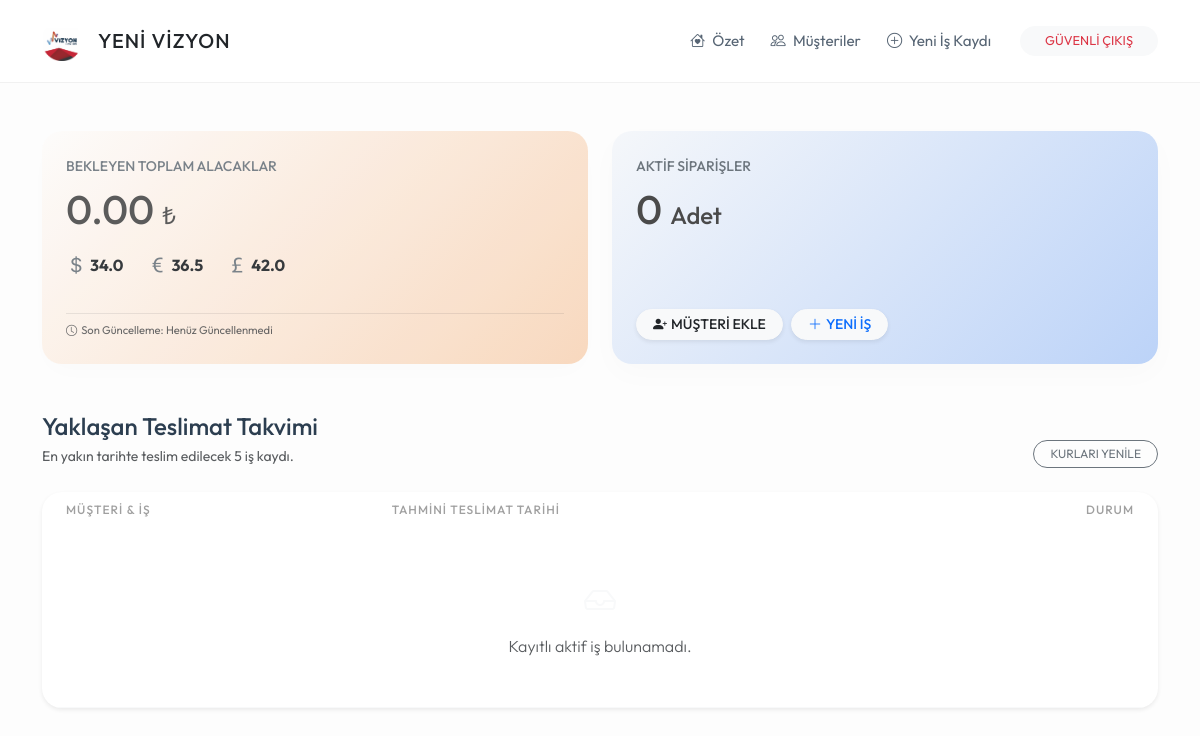
The page / (signed in) on the database as committed earlier.
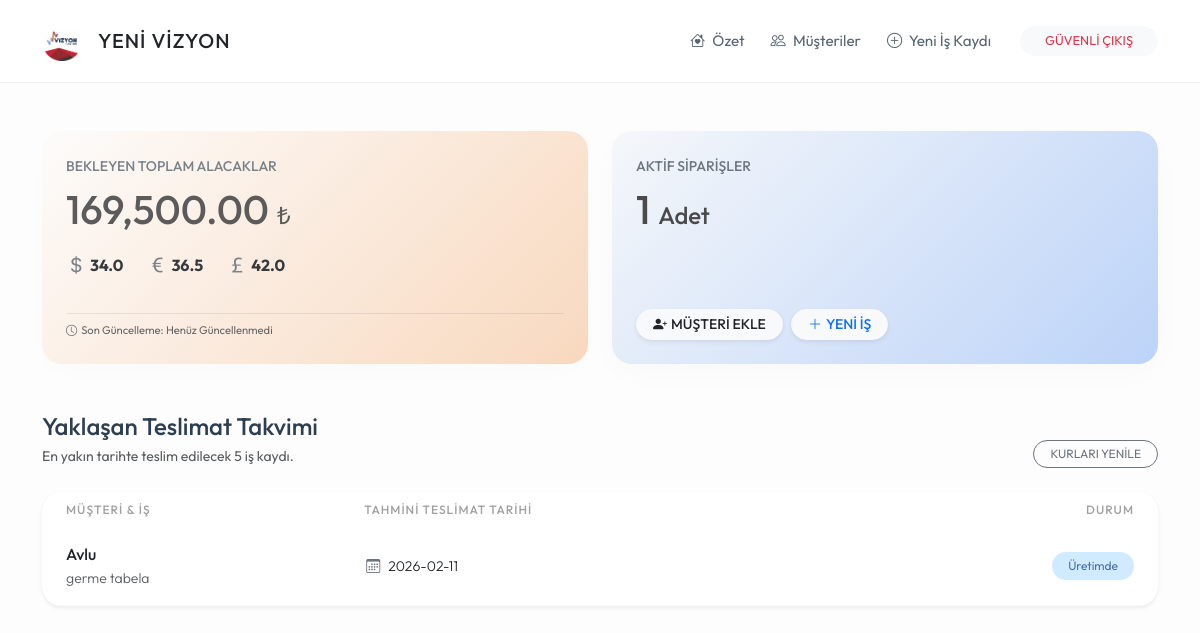
The same page on the database as committed later.
### app.py (models this page shows)
class IsKaydi(db.Model):
    id = db.Column(db.Integer, primary_key=True)
    is_tanimi = db.Column(db.String(200), nullable=False)
    toplam_bedel = db.Column(db.Float, nullable=False, default=0.0)
    para_birimi = db.Column(db.String(5), default='TL')
    teslim_tarihi = db.Column(db.String(20))
    kayit_tarihi = db.Column(db.DateTime, default=datetime.now)
    musteri_id = db.Column(db.Integer, db.ForeignKey('musteri.id'), nullable=False)

class Musteri(db.Model):
    id = db.Column(db.Integer, primary_key=True)
    ad_soyad = db.Column(db.String(100), nullable=False)
    telefon = db.Column(db.String(20))
    isyeri_adi = db.Column(db.String(200))
    isyeri_adresi = db.Column(db.Text)
    durum = db.Column(db.String(20), default='Aktif')
    isler = db.relationship('IsKaydi', backref='sahibi', lazy=True)
    odemeler = db.relationship('Odeme', backref='musteri', lazy=True)

### app.py (the view)
@app.route('/')
def index():
    if 'logged_in' not in session:
        return render_template('giris.html')
    aktif_musteriler = Musteri.query.filter_by(durum='Aktif').all()
    toplam_alacak_tl = 0
    aktif_is_sayisi = 0
    for m in aktif_musteriler:
        aktif_is_sayisi += len(m.isler)
        for i in m.isler:
            kur = GUNCEL_KURLAR.get(i.para_birimi, 1.0)
            toplam_alacak_tl += (i.toplam_bedel * kur)
        for o in m.odemeler:
            kur = GUNCEL_KURLAR.get(o.birim, 1.0)
            toplam_alacak_tl -= (o.tutar * kur)
    tum_yaklasan = IsKaydi.query.filter(IsKaydi.teslim_tarihi != "").order_by(IsKaydi.teslim_tarihi.asc()).all()
    yaklasan_isler = [is_kaydi for is_kaydi in tum_yaklasan if is_kaydi.sahibi.durum == 'Aktif'][:5]
    return render_template('index.html',
                           alacak=round(toplam_alacak_tl, 2),
                           is_sayisi=aktif_is_sayisi,
                           yaklasan_isler=yaklasan_isler,
                           kurlar=GUNCEL_KURLAR)

### templates/index.html (shortened to what the changed rows need)
{% extends "base.html" %}
{% block content %}
<div class="row g-4 mb-5">
    <div class="col-md-6">
        <div class="card card-custom h-100" style="background: linear-gradient(135deg, #fdfcfb 0%, #f8d5b8 100%); opacity: 0.9;">
            <div class="text-uppercase small fw-medium text-secondary mb-2">Bekleyen Toplam Alacaklar</div>
            <div class="h1 mb-3" style="color: #4a4a4a;">{{ "{:,.2f}".format(alacak) }} <span class="fs-4">₺</span></div>
            <div class="d-flex flex-wrap align-items-center text-muted small gap-4 mt-auto">
                <span class="d-flex align-items-center" title="Dolar">
                </span>
                <span class="d-flex align-items-center" title="Euro">
                </span>
                <span class="d-flex align-items-center" title="Sterlin">
                </span>
                <div class="w-100 mt-2 pt-2 border-top border-dark border-opacity-10" style="font-size: 0.7rem;">
                </div>
            </div>
        </div>
    </div>
    <div class="col-md-6">
        <div class="card card-custom h-100" style="background: linear-gradient(135deg, #f5f7fa 0%, #bcd3f8 100%);">
            <div class="text-uppercase small fw-medium text-secondary mb-2">Aktif Siparişler</div>
            <div class="h1 mb-3" style="color: #4a4a4a;">{{ is_sayisi }} <span class="fs-4">Adet</span></div>
            <div class="mt-auto d-flex flex-wrap gap-2">
                <button class="btn btn-sm btn-light text-dark fw-medium shadow-sm rounded-pill px-3" data-bs-toggle="modal" data-bs-target="#hizliMusteriEkleModal">
                </button>
                <a href="/is_ekle" class="btn btn-sm btn-light text-primary fw-medium shadow-sm rounded-pill px-3">
                </a>
            </div>
        </div>
    </div>
</div>
<div class="row">
    <div class="col-12">
        <div class="card card-custom p-0 overflow-hidden shadow-sm border-0">
            <div class="table-responsive">
                <table class="table table-hover align-middle mb-0">
                    <thead>
                        <tr>
                            <th class="ps-4">Müşteri & İş</th>
                            <th>Tahmini Teslimat Tarihi</th>
                            <th class="text-end pe-4">Durum</th>
                        </tr>
                    </thead>
                    <tbody>
                        {% for is in yaklasan_isler %}
                        <tr>
                            <td class="ps-4">
                                <div class="text-dark fw-medium">{{ is.sahibi.ad_soyad }}</div>
                                <div class="small text-muted">{{ is.is_tanimi }}</div>
                            </td>
                            <td>
                                <span class="small">
                                    <i class="bi bi-calendar3 me-2 text-secondary"></i>{{ is.teslim_tarihi }}
                                </span>
                            </td>
                            <td class="text-end pe-4">
                                <span class="badge rounded-pill badge-pastel-blue px-3 py-2" style="font-weight: 400; color: #4a6fa5; background-color: #d0ebff;">
                                    Üretimde
                                </span>
                            </td>
                        </tr>
                        {% endfor %}
                        {% if not yaklasan_isler %}
                        <tr>
                            <td colspan="3" class="text-center py-5 text-muted">
                                <i class="bi bi-inbox fs-2 d-block mb-2 text-light"></i>
                                Kayıtlı aktif iş bulunamadı.
                            </td>
                        </tr>
                        {% endif %}
                    </tbody>
                </table>
            </div>
        </div>
    </div>
</div>
{% endblock %}

Rows that differ between the two databases and show on the page:
added IsKaydi: sahibi.ad_soyad "Avlu", is_tanimi "germe tabela", teslim_tarihi "2026-02-11"
Other text that changed with them:
{{ "{:,.2f}".format(alacak) }}: "0.00" → "169,500.00"
{{ is_sayisi }}: "0" → "1"
text no longer shown: "Kayıtlı aktif iş bulunamadı."
